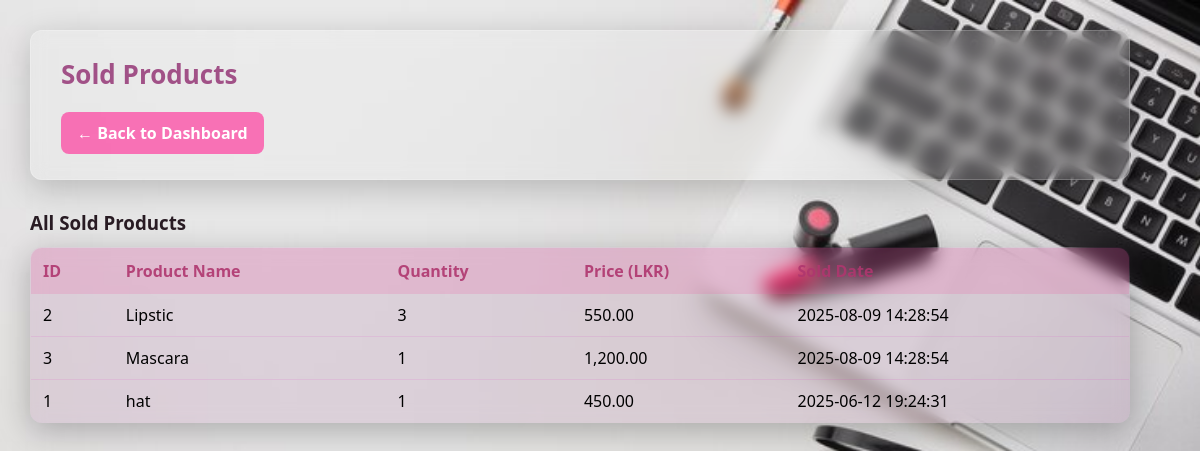
The page /admin_sold_products.php (signed in) on the database its author committed.
### tables this page shows
CREATE TABLE `sold_products` (
  `id` int(11) NOT NULL,
  `product_name` varchar(100) DEFAULT NULL,
  `quantity` int(11) DEFAULT NULL,
  `price` decimal(10,2) DEFAULT NULL,
  `sold_date` timestamp NOT NULL DEFAULT current_timestamp()
);

### admin_sold_products.php (the view, shortened to what this page needs)
<!DOCTYPE html>
<html lang="en">
<head>
</head>
<body>
[3:13 am, 13/06/2025] Shaheema: <?php
$conn = new mysqli("localhost", "root", "", "Beauty_Website");
$soldProducts = $conn->query("SELECT * FROM sold_products ORDER BY sold_date DESC");
?>
<div class="dashboard-container">
  <div class="welcome-box">
    <h2>Sold Products</h2>
    <a href="admin_dashboard.php" class="action-btn">← Back to Dashboard</a>
  </div>
  <div class="table-container">
    <h3>All Sold Products</h3>
    <table>
      <tr>
        <th>ID</th>
        <th>Product Name</th>
        <th>Quantity</th>
        <th>Price (LKR)</th>
        <th>Sold Date</th>
      </tr>
      <?php while ($row = $soldProducts->fetch_assoc()) { ?>
      <tr>
        <td><?= $row['id']; ?></td>
        <td><?= htmlspecialchars($row['product_name']); ?></td>
        <td><?= $row['quantity']; ?></td>
        <td><?= number_format($row['price'], 2); ?></td>
        <td><?= $row['sold_date']; ?></td>
      </tr>
      <?php } ?>
    </table>
  </div>
</div>
</body>
</html>

### rows shown on the page
sold_products: id "2", product_name "Lipstic", quantity "3", price "550.00", sold_date "2025-08-09 14:28:54"
sold_products: id "3", product_name "Mascara", quantity "1", price "1,200.00", sold_date "2025-08-09 14:28:54"
sold_products: id "1", product_name "hat", quantity "1", price "450.00", sold_date "2025-06-12 19:24:31"
